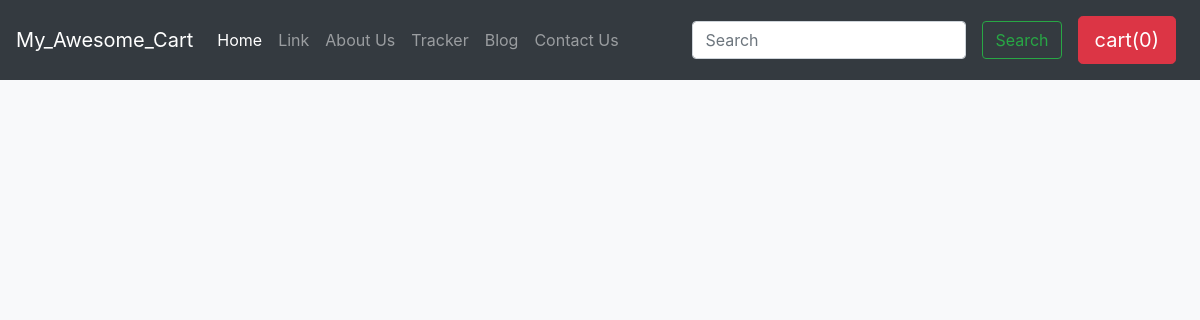
/blog/, run on an earlier commit of the app's database.
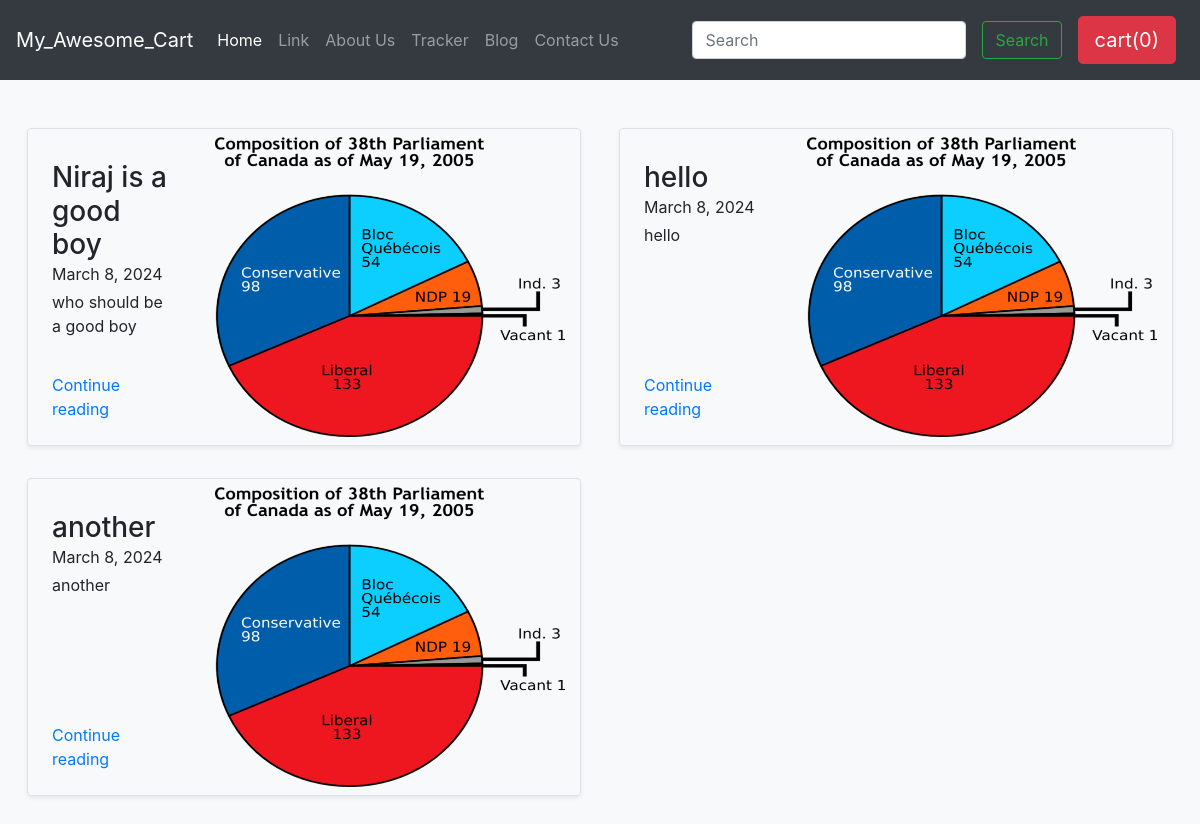
And on a later commit of the database.
### blog/models.py (models this page shows, shortened)
class Blogpost(models.Model):
    Post_id = models.AutoField(primary_key=True)
    title = models.CharField(max_length=50)
    head0 = models.CharField(max_length=500,default='')
    chead0 = models.CharField(max_length=5000,default='')
    head1 = models.CharField(max_length=500,default='')
    chead1 = models.CharField(max_length=5000,default='')
    head2 = models.CharField(max_length=500,default='')
    chead2 = models.CharField(max_length=5000,default='')
    pub_date = models.DateField()
    thumbnail = models.ImageField(upload_to = 'shop/images',default='')

### blog/views.py (the view)
# urls.py: path('',views.index,name='BlogHome'),
def index(request):
    blogs = Blogpost.objects.all()
    blogs_dict={'blogs_content':blogs}
    return render(request, 'blog/index.html',blogs_dict)

### blog/templates/blog/index.html (shortened to what this page needs)
{%extends 'blog/basic.html'%}{%block body %}
<div class="section mt-5">
  <div class="row my-2 mx-2">
    {%for blog in blogs_content%}
    <div class="col-md-6">
      <div
        class="row border mx-1 rounded overflow-hidden flex-md-row mb-4 shadow-sm h-md-250 position-relative"
      >
        <div class="col p-4 d-flex flex-column position-static">
          <h3 class="mb-0">{{blog.title}}</h3>
          <div class="mb-1 text-body-secondary">{{blog.pub_date}}</div>
          <p class="card-text mb-auto">
            {{blog.head1}}
          </p>
          <a href="/blog/blogpost/{{blog.Post_id}}" class="icon-link gap-1 icon-link-hover stretched-link">
            Continue reading
          </a>
        </div>
        <div class="col-auto my-2">
          <img
           style="height:300px;width:350px"
            src="/media/{{blog.thumbnail}}"
          >
        </div>
      </div>
    </div>
    {% if forloop.counter|divisibleby:2%}
    </div>
    <div class="row my-2 mx-2">
      {%endif%}
      {%endfor%}
    </div>
  </div>
{%endblock%}

### blog/templates/blog/basic.html (shortened to what this page needs)
<!DOCTYPE html>
<html lang="en">
  <head>
    <link
      rel="stylesheet"
      href="https://stackpath.bootstrapcdn.com/bootstrap/4.5.2/css/bootstrap.min.css"
    />
  </head>
  <body class="bg-light">
    <nav class="navbar navbar-expand-lg navbar-dark bg-dark text-light">
      <a class="navbar-brand" href="#">My_Awesome_Cart</a>
      <div class="collapse navbar-collapse" id="navbarSupportedContent">
        <ul class="navbar-nav mr-auto">
          <li class="nav-item active">
            <a class="nav-link" href="/shop/"
              >Home <span class="sr-only">(current)</span></a
            >
          </li>
          <li class="nav-item">
            <a class="nav-link" href="#">Link</a>
          </li>
          <li class="nav-item">
            <a class="nav-link" href="/shop/about">About Us</a>
          </li>
          <li class="nav-item">
            <a class="nav-link" href="/shop/tracker">Tracker</a>
          </li>
          <li class="nav-item">
            <a class="nav-link" href="/blog/">Blog</a>
          </li>
          <li class="nav-item">
            <a class="nav-link" href="/shop/contact">Contact Us</a>
          </li>
        </ul>
        <form class="form-inline my-2 my-lg-0">
          <input
            class="form-control mr-sm-2"
            type="search"
            placeholder="Search"
            aria-label="Search"
          />
          <button class="btn btn-outline-success m-2 my-sm-0" type="submit">
            Search
          </button>
          <button
            id="popcart"
            type="button"
            data-placement="bottom"
            data-toggle="popover"
            data-trigger="focus"
            data-html="true"
            class="btn btn-lg btn-danger m-2"
          >
            cart(<span id="cartNo">0</span>)
          </button>
        </form>
      </div>
    </nav>
    {% block body %}{% endblock %}
  </body>
</html>

What changed in the data, as far as the page shows it:
added Blogpost: title "Niraj is a good boy", pub_date "March 8, 2024", head1 "who should be a good boy", thumbnail (picture)
added Blogpost: title "hello", pub_date "March 8, 2024", head1 "hello", thumbnail (picture)
added Blogpost: title "another", pub_date "March 8, 2024", head1 "another", thumbnail (picture)
